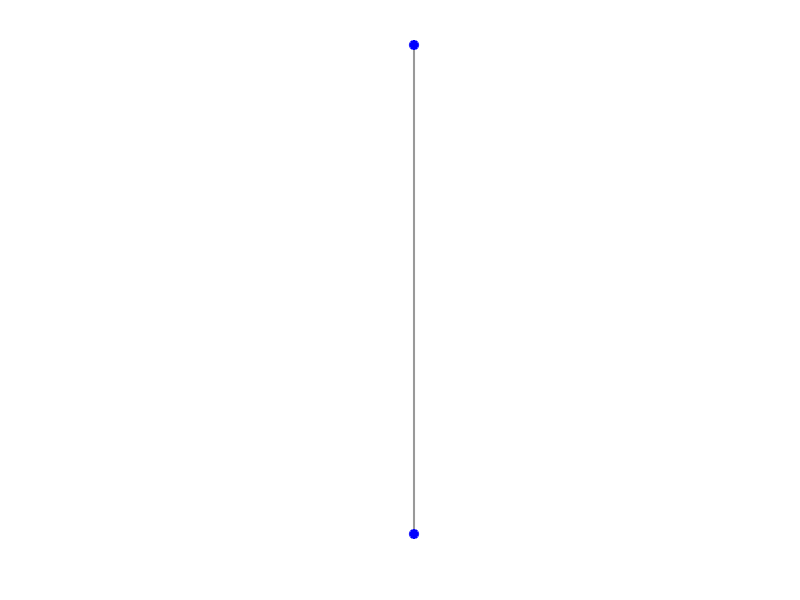
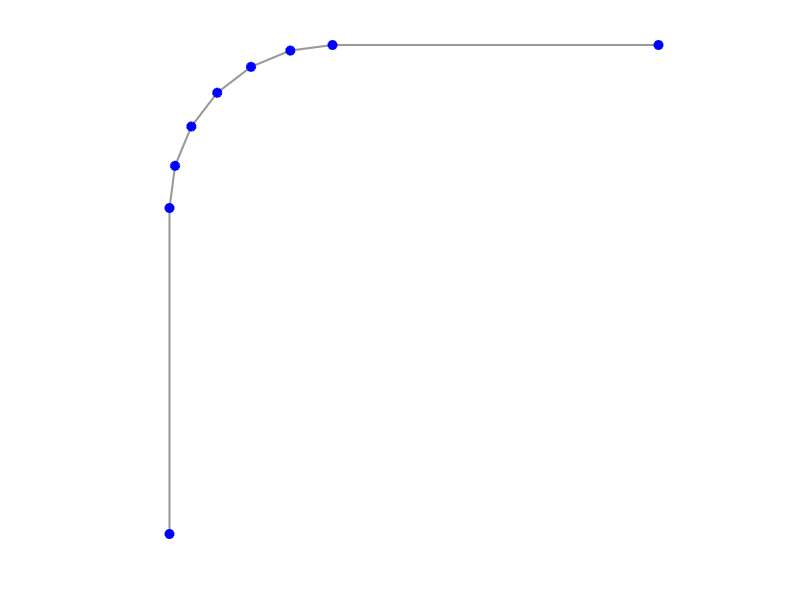
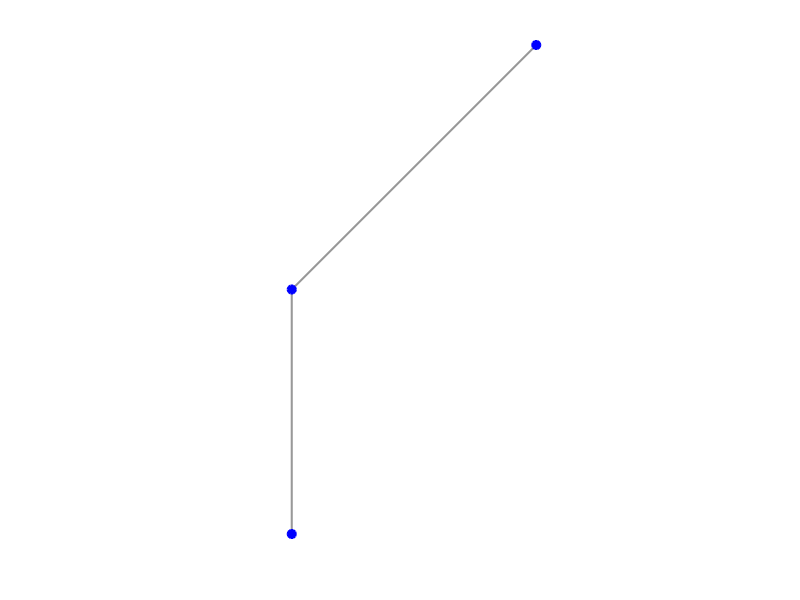

The MATLAB script that drew these images, in order:
%% Test Course Visualization Script

% --- 1. Straight Line Test Course ---
straight_line = [0, 0; 
                 0, 10];

figure('Name', 'Straight Line Test Course', 'Color', 'w');
plot(straight_line(:,1), straight_line(:,2), '-o', ...
    'LineWidth', 1.5, ...
    'Color', [0.6, 0.6, 0.6], ... % Gray path
    'MarkerEdgeColor', 'b', ...   % Blue waypoints
    'MarkerFaceColor', 'b', ...
    'MarkerSize', 6);

axis equal;
axis off;
grid off;


% --- 2. Radius Curve Test Course ---
radius_curve = [0, 0; 
                0, 20; 
                0.34074, 22.58819; 
                1.33975, 25; 
                2.92893, 27.07107; 
                5, 28.66025; 
                7.41181, 29.65926; 
                10, 30; 
                30, 30];

figure('Name', 'Radius Curve Test Course', 'Color', 'w');
plot(radius_curve(:,1), radius_curve(:,2), '-o', ...
    'LineWidth', 1.5, ...
    'Color', [0.6, 0.6, 0.6], ... 
    'MarkerEdgeColor', 'b', ...   
    'MarkerFaceColor', 'b', ...
    'MarkerSize', 6);
axis equal;
axis off;
grid off;


% --- 3. Sharp Turn Course ---
sharp_turn = [0, 0; 
              0, 10; 
              10, 20];

figure('Name', 'Sharp Turn Course', 'Color', 'w');
plot(sharp_turn(:,1), sharp_turn(:,2), '-o', ...
    'LineWidth', 1.5, ...
    'Color', [0.6, 0.6, 0.6], ... 
    'MarkerEdgeColor', 'b', ...   
    'MarkerFaceColor', 'b', ...
    'MarkerSize', 6);
axis equal;
axis off;
grid off;

% Optional: Adjust aspect ratio so turns don't look distorted
% If you want the scale to be realistic, uncomment the line below:
% set(findobj(0,'type','axes'), 'DataAspectRatio', [1 1 1]);
